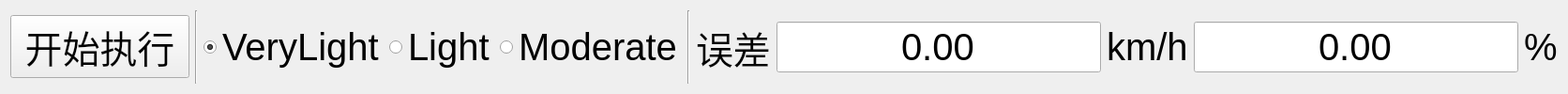
         <widget class="QWidget" name="tab_dasct">
          <attribute name="title">
           <string> DAS-CT </string>
          </attribute>
          <layout class="QHBoxLayout" name="horizontalLayout_4">
           <item>
            <widget class="QPushButton" name="pushButton_dasct_ctctrl">
             <property name="font">
              <font>
               <pointsize>30</pointsize>
               <weight>50</weight>
               <italic>false</italic>
               <bold>false</bold>
              </font>
             </property>
             <property name="text">
              <string> 开始执行 </string>
             </property>
            </widget>
           </item>
           <item>
            <widget class="Line" name="line_5">
             <property name="orientation">
              <enum>Qt::Vertical</enum>
             </property>
            </widget>
           </item>
           <item>
            <widget class="QRadioButton" name="radioButton_dasct_vl">
             <property name="font">
              <font>
               <pointsize>30</pointsize>
               <weight>50</weight>
               <italic>false</italic>
               <bold>false</bold>
              </font>
             </property>
             <property name="text">
              <string>VeryLight</string>
             </property>
             <property name="checked">
              <bool>true</bool>
             </property>
            </widget>
           </item>
           <item>
            <widget class="QRadioButton" name="radioButton_dasct_l">
             <property name="font">
              <font>
               <pointsize>30</pointsize>
               <weight>50</weight>
               <italic>false</italic>
               <bold>false</bold>
              </font>
             </property>
             <property name="text">
              <string>Light</string>
             </property>
             <property name="checked">
              <bool>false</bool>
             </property>
            </widget>
           </item>
           <item>
            <widget class="QRadioButton" name="radioButton_dasct_m">
             <property name="font">
              <font>
               <pointsize>30</pointsize>
               <weight>50</weight>
               <italic>false</italic>
               <bold>false</bold>
              </font>
             </property>
             <property name="text">
              <string>Moderate</string>
             </property>
            </widget>
           </item>
           <item>
            <widget class="Line" name="line_6">
             <property name="orientation">
              <enum>Qt::Vertical</enum>
             </property>
            </widget>
           </item>
           <item>
            <widget class="QLabel" name="label_19">
             <property name="font">
              <font>
               <pointsize>30</pointsize>
               <weight>50</weight>
               <italic>false</italic>
               <bold>false</bold>
              </font>
             </property>
             <property name="text">
              <string>误差</string>
             </property>
            </widget>
           </item>
           <item>
            <widget class="QLineEdit" name="lineEdit_dasct_err">
             <property name="font">
              <font>
               <pointsize>30</pointsize>
               <weight>50</weight>
               <italic>false</italic>
               <bold>false</bold>
              </font>
             </property>
             <property name="text">
              <string>0.00</string>
             </property>
             <property name="alignment">
              <set>Qt::AlignCenter</set>
             </property>
             <property name="readOnly">
              <bool>true</bool>
             </property>
            </widget>
           </item>
           <item>
            <widget class="QLabel" name="label_20">
             <property name="font">
              <font>
               <pointsize>30</pointsize>
               <weight>50</weight>
               <italic>false</italic>
               <bold>false</bold>
              </font>
             </property>
             <property name="text">
              <string>km/h</string>
             </property>
            </widget>
           </item>
           <item>
            <widget class="QLineEdit" name="lineEdit_dasct_errpercent">
             <property name="font">
              <font>
               <pointsize>30</pointsize>
               <weight>50</weight>
               <italic>false</italic>
               <bold>false</bold>
              </font>
             </property>
             <property name="text">
              <string>0.00</string>
             </property>
             <property name="alignment">
              <set>Qt::AlignCenter</set>
             </property>
             <property name="readOnly">
              <bool>true</bool>
             </property>
            </widget>
           </item>
           <item>
            <widget class="QLabel" name="label_21">
             <property name="font">
              <font>
               <pointsize>30</pointsize>
               <weight>50</weight>
               <italic>false</italic>
               <bold>false</bold>
              </font>
             </property>
             <property name="text">
              <string>%</string>
             </property>
            </widget>
           </item>
          </layout>
         </widget>
